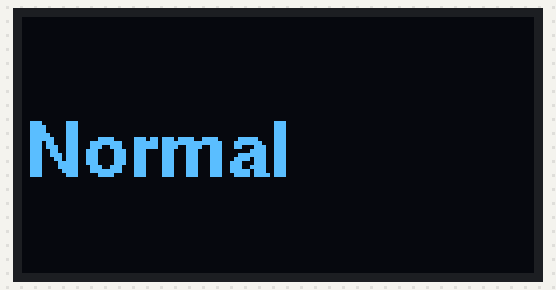
This sketch was run on a simulated Arduino Uno, built with avr-gcc and run on an emulated ATmega328P. Shown: 128×64 one-colour display.

Above: at 0.1 s.
At 4.2 s:
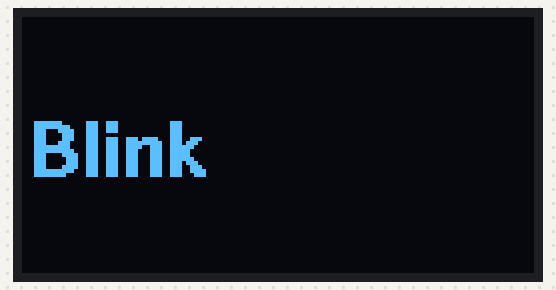
At 8.4 s:
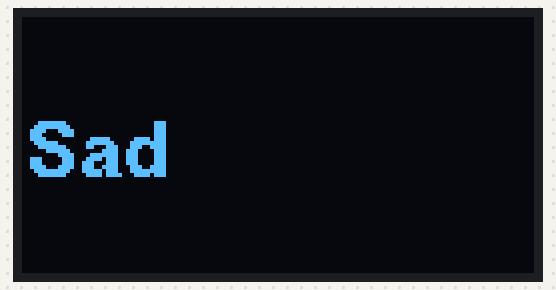
At 19.0 s:
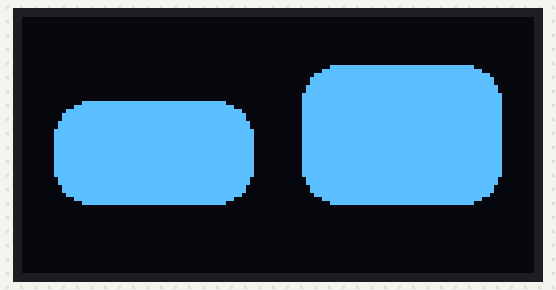
At 28.5 s:
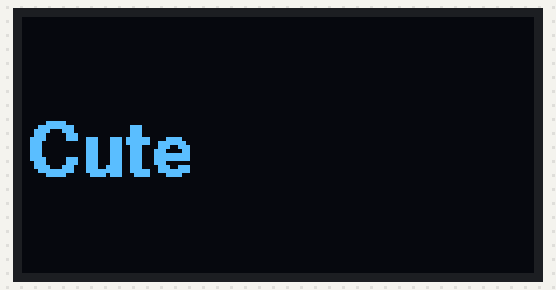
At 37.0 s:
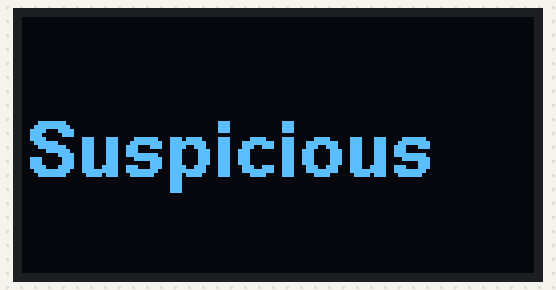

Measured:
- what the display in image 0 shows lasts 2.0 s, from 0.1 s to 2.1 s
- what the display in image 3 shows lasts 1.7 s, from 18.9 s to 20.6 s
- what the display in image 4 shows lasts 2.1 s, from 28.4 s to 30.5 s

The sketch:

OLED_EYES.ino
```cpp
#include "expressions.h"


void setup() {
  u8g2.begin();
  u8g2.clearBuffer();
}

void loop() {
  u8g2.clearBuffer();

  u8g2.clearBuffer();
  u8g2.setFont(u8g2_font_helvB14_tf);
  u8g2.drawStr(1, 40, "Normal");
  u8g2.sendBuffer();
  delay(2000);

  normal();
  delay(2000);


  u8g2.clearBuffer();
  u8g2.setFont(u8g2_font_helvB14_tf);
  u8g2.drawStr(1, 40, "Blink");
  u8g2.sendBuffer();
  delay(2000);

  blink();
  delay(2000);

  u8g2.clearBuffer();
  u8g2.setFont(u8g2_font_helvB14_tf);
  u8g2.drawStr(1, 40, "Sad");
  u8g2.sendBuffer();
  delay(2000);

  sad();
  delay(2000);


  u8g2.clearBuffer();
  u8g2.setFont(u8g2_font_helvB14_tf);
  u8g2.drawStr(1, 40, "Upset");
  u8g2.sendBuffer();
  delay(2000);

  upset();
  delay(2000);


  u8g2.clearBuffer();
  u8g2.setFont(u8g2_font_helvB14_tf);
  u8g2.drawStr(1, 40, "Wonder");
  u8g2.sendBuffer();
  delay(2000);

  wonder();
  delay(2000);


  u8g2.clearBuffer();
  u8g2.setFont(u8g2_font_helvB14_tf);
  u8g2.drawStr(1, 40, "Happy");
  u8g2.sendBuffer();
  delay(2000);

  happy();
  delay(2000);


  u8g2.clearBuffer();
  u8g2.setFont(u8g2_font_helvB14_tf);
  u8g2.drawStr(1, 40, "Cute");
  u8g2.sendBuffer();
  delay(2000);

  cute();
  delay(2000);


  u8g2.clearBuffer();
  u8g2.setFont(u8g2_font_helvB14_tf);
  u8g2.drawStr(1, 40, "Angry");
  u8g2.sendBuffer();
  delay(2000);

  angry();
  delay(2000);

  u8g2.clearBuffer();
  u8g2.setFont(u8g2_font_helvB14_tf);
  u8g2.drawStr(1, 40, "Suspicious");
  u8g2.sendBuffer();
  delay(2000);

  suspicious();
  delay(2000);

  u8g2.clearBuffer();
  u8g2.setFont(u8g2_font_helvB14_tf);
  u8g2.drawStr(1, 40, "downeye");
  u8g2.sendBuffer();
  delay(2000);

  downeye();
  delay(2000);

  u8g2.clearBuffer();
  u8g2.setFont(u8g2_font_helvB14_tf);
  u8g2.drawStr(1, 40, "upeye");
  u8g2.sendBuffer();
  delay(2000);

  upeye();
  delay(2000);

  u8g2.clearBuffer();
  u8g2.setFont(u8g2_font_helvB14_tf);
  u8g2.drawStr(1, 40, "lefteye");
  u8g2.sendBuffer();
  delay(2000);

  lefteye();
  delay(2000);

  u8g2.clearBuffer();
  u8g2.setFont(u8g2_font_helvB14_tf);
  u8g2.drawStr(1, 40, "righteye");
  u8g2.sendBuffer();
  delay(2000);

  righteye();
  delay(2000);
}
```

expressions.h
```cpp
/*
Modified by nexysllanes 5-18-24

*/

#ifndef expressions_h
#define expression_h

#include "Arduino.h"
#include <U8g2lib.h>
#include <U8x8lib.h>
#include <SoftwareSerial.h>


U8G2_SH1106_128X64_NONAME_F_HW_I2C u8g2(U8G2_R0, /* reset=*/U8X8_PIN_NONE);


// eye close expression
void close() {
  u8g2.clearBuffer();

  u8g2.drawRBox(5, 19, 55, 18, 6);
  u8g2.drawRBox(67, 19, 55, 18, 6);
  u8g2.setDrawColor(0);

  u8g2.drawBox(5, 1, 55, 18);
  u8g2.drawBox(67, 1, 55, 18);

  u8g2.setDrawColor(1);
  u8g2.sendBuffer();
}

// normal expression
void normal() {
  u8g2.clearBuffer();
  u8g2.drawRBox(8, 12, 50, 35, 9);
  u8g2.drawRBox(70, 12, 50, 35, 9);
  u8g2.sendBuffer();
}

// blink expression
void blink() {

  normal();
  close();
  delay(50);
  normal();
}

// sad expression
void sad() {
  for (int i = 0; i <= 15; i += 3) {
    u8g2.clearBuffer();

    u8g2.drawRBox(8, 18, 50, 29, 9);
    u8g2.drawRBox(70, 18, 50, 29, 9);
    u8g2.setDrawColor(0);

    u8g2.drawTriangle(3, 14, 64, 14, 3, 21 + i);
    u8g2.drawTriangle(68, 14, 124, 21 + i, 124, 14);

    u8g2.setDrawColor(1);

    u8g2.sendBuffer();
  }
}

// upset expression
void upset() {
  int q = -15;
  u8g2.clearBuffer();

  u8g2.drawRBox(8, 12, 50, 35, 9);
  u8g2.drawRBox(70, 12, 50, 35, 9);
  u8g2.setDrawColor(0);

  u8g2.drawBox(8, q, 50, 35);
  u8g2.drawBox(70, q, 50, 35);
  u8g2.setDrawColor(1);

  u8g2.sendBuffer();
  // to make the smoth animation
  if (q <= -7) { q += 3; }
}


// wonder expression with smoth animation
void wonder() {
  u8g2.drawRBox(8, 12, 50, 35, 9);
  u8g2.drawRBox(70, 12, 50, 35, 9);

  for (int i = 1; i <= 10; i += 4) {
    u8g2.clearBuffer();
    u8g2.drawRBox(8, 12 + i, 50, 35 - i, 9);
    u8g2.drawRBox(70, 12, 50, 35, 9);
    u8g2.sendBuffer();
  }
  delay(1600);


  for (int i = 1; i <= 10; i += 4) {
    u8g2.clearBuffer();
    u8g2.drawRBox(8, 22 - i, 50, 25 + i, 9);
    u8g2.drawRBox(70, 12 + i, 50, 35 - i, 9);
    u8g2.sendBuffer();
  }
  delay(1600);
}


// happy expression with smoth animation
void happy() {
  for (int i = 62; i > 58; i -= 3) {
    u8g2.clearBuffer();

    u8g2.drawRBox(8, 12, 50, 35, 11);
    u8g2.drawRBox(70, 12, 50, 35, 11);
    u8g2.setDrawColor(0);

    u8g2.drawDisc(33, i, 38, U8G2_DRAW_ALL);
    //                33  62 38   draw all
    u8g2.drawDisc(95, i, 38, U8G2_DRAW_ALL);

    u8g2.setDrawColor(1);

    u8g2.sendBuffer();
  }
}


void cute() {
  for (int i = 0; i <= 2; i += 2) {
    u8g2.clearBuffer();
    u8g2.drawRBox(8, 12, 50, 35, 12);
    u8g2.drawRBox(70, 12, 50, 35, 12);
    u8g2.setDrawColor(0);
    u8g2.drawDisc(30, 66 - i, 40, U8G2_DRAW_ALL);
    //                33  62 38   draw all
    u8g2.drawDisc(98, 66 - i, 40, U8G2_DRAW_ALL);
    //               95   62 38
    u8g2.setDrawColor(1);
    u8g2.sendBuffer();
  }
}


// angry expression
void angry() {
  for (int i = 0; i <= 15; i += 3) {
    u8g2.clearBuffer();
    u8g2.drawRBox(8, 18, 50, 29, 9);
    u8g2.drawRBox(70, 18, 50, 29, 9);
    u8g2.setDrawColor(0);
    u8g2.drawTriangle(3, 14, 64, 18 + i, 124, 14);
    u8g2.setDrawColor(1);
    u8g2.sendBuffer();
  }
}
// string expression
void iam() {
  u8g2.clearBuffer();
  u8g2.setFont(u8g2_font_ncenB08_tr);
  u8g2.drawStr(5, 15, "My name is Akno");
  u8g2.drawStr(5, 30, "Nice to meet you :)");

  u8g2.sendBuffer();
}

// string expression
void youmademe() {

  u8g2.clearBuffer();
  u8g2.setFont(u8g2_font_helvB08_tf);
  u8g2.drawStr(1, 15, "The person who made me");
  u8g2.drawStr(1, 30, "Is Nikko :) ");
  u8g2.drawStr(1, 45, "He is such a great person");

  u8g2.sendBuffer();
}

void suspicious() {
  for (int i = 0; i <= 10; i += 3) {
    u8g2.clearBuffer();
    u8g2.drawRBox(8, 12, 50, 20, 9);
    u8g2.drawRBox(70, 12, 50, 20, 9);
    u8g2.setDrawColor(0);
    u8g2.drawTriangle(12, 12, 64, 12 + i, 107, 12);
    u8g2.setDrawColor(1);
    u8g2.sendBuffer();
  }
}

void downeye() {

  close();
  delay(120);
  for (int i = 0; i <= 12; i += 4) {
    u8g2.clearBuffer();
    u8g2.drawRBox(8, 22 + i, 50, 21, 9);
    u8g2.drawRBox(70, 22 + 12, 50, 21, 9);
    u8g2.sendBuffer();
  }
}

void righteye() {
  close();
  delay(120);
  for (int i = 0; i <= 8; i += 4) {
    u8g2.clearBuffer();
    u8g2.drawRBox(8 - i, 17, 50, 27, 9);
    u8g2.drawRBox(70 - i, 17, 50, 27, 9);
    u8g2.sendBuffer();
  }
}

void lefteye() {
  close();
  delay(120);
  for (int i = 0; i <= 8; i += 4) {
    u8g2.clearBuffer();
    u8g2.drawRBox(8 + i, 17, 50, 27, 9);
    u8g2.drawRBox(70 + i, 17, 50, 27, 9);
    u8g2.sendBuffer();
  }
}

void upeye() {
  close();
  delay(120);
  for (int i = 0; i <= 12; i += 4) {
    u8g2.clearBuffer();
    u8g2.drawRBox(8, 12 - i, 50, 25, 9);
    u8g2.drawRBox(70, 12 - 12, 50, 25, 9);
    u8g2.sendBuffer();
  }
}


#endif
```
